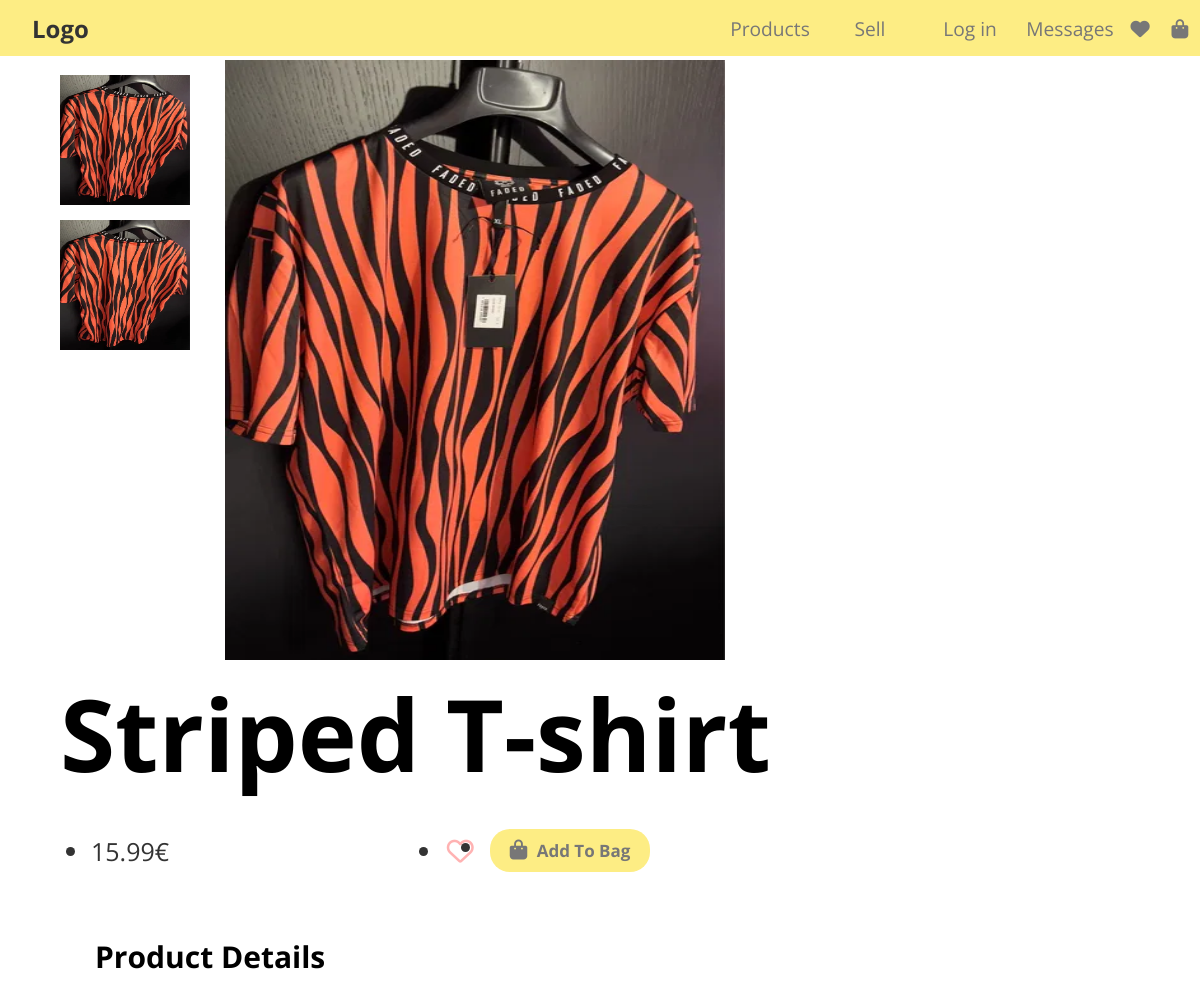
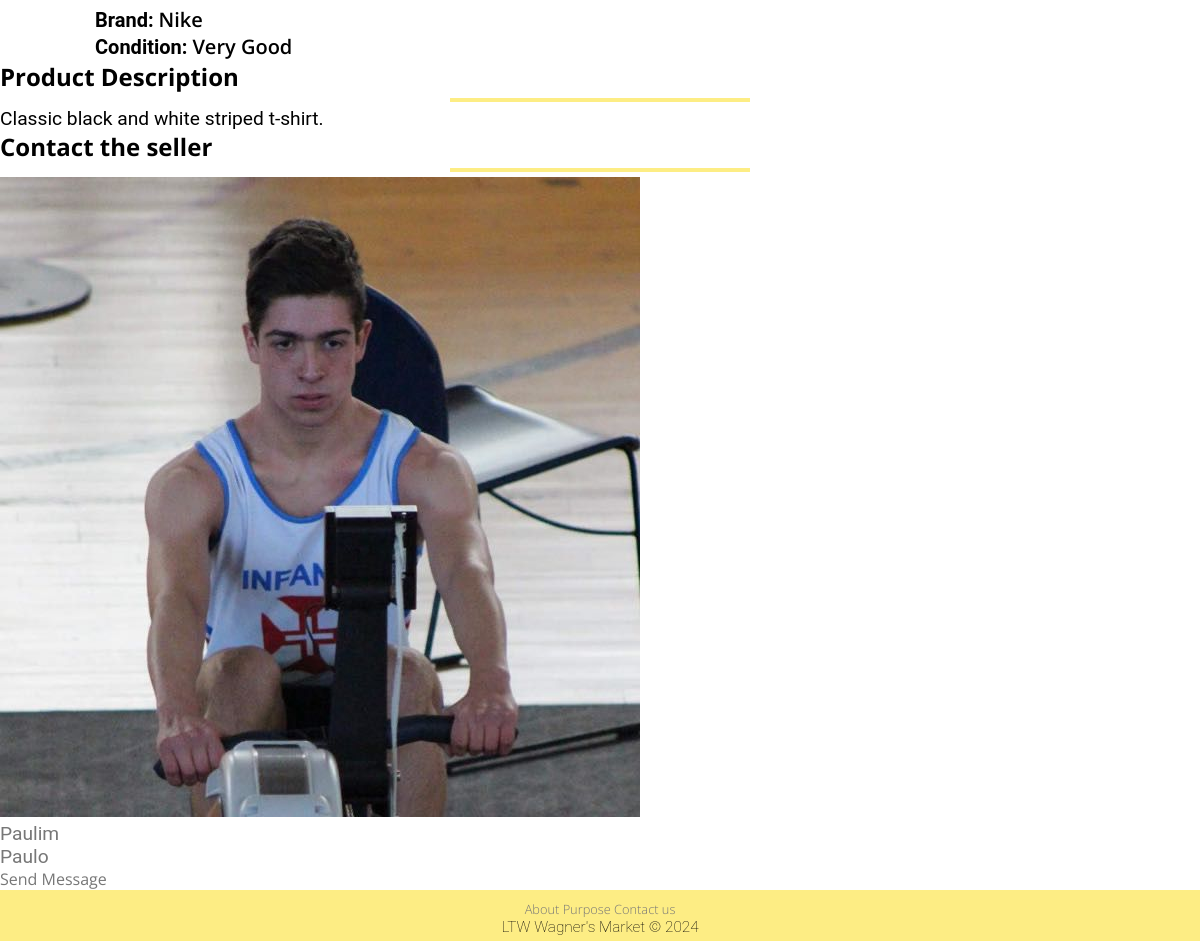
The app's page /pages/item.php?id=1 with its own data (2 pictures, top to bottom).
### tables this page shows
CREATE TABLE IMAGE(
    ImageId INTEGER PRIMARY KEY AUTOINCREMENT,
    Path TEXT NOT NULL,
    ItemId INTEGER NOT NULL,
    FOREIGN KEY (ItemId) REFERENCES ITEM (ItemId) ON DELETE CASCADE ON UPDATE CASCADE
);

CREATE TABLE ITEM (
    ItemId INTEGER PRIMARY KEY AUTOINCREMENT,
    UserId INTEGER NOT NULL,
    Title TEXT NOT NULL,
    Price FLOAT NOT NULL,
    Description TEXT NOT NULL,
    Condition TEXT NOT NULL,
    Size TEXT NOT NULL,
    Brand TEXT NOT NULL,
    ImagePath TEXT NOT NULL,
    WishlistCounter INTEGER DEFAULT 0,
    Timestamp DATETIME NOT NULL DEFAULT CURRENT_TIMESTAMP,
    CONSTRAINT PriceConstraint CHECK (Price > 0),
    FOREIGN KEY (UserId) REFERENCES USER (UserId) ON DELETE CASCADE ON UPDATE CASCADE,
    FOREIGN KEY (Condition) REFERENCES CONDITION (Condition) ON DELETE CASCADE ON UPDATE CASCADE,
    FOREIGN KEY (Size) REFERENCES SIZE (Size) ON DELETE CASCADE ON UPDATE CASCADE
);

CREATE TABLE USER (
    UserId INTEGER PRIMARY KEY AUTOINCREMENT,
    Name TEXT NOT NULL,
    Username TEXT UNIQUE NOT NULL,
    ProfilePic TEXT NOT NULL,
    Password TEXT NOT NULL,
    Email TEXT UNIQUE NOT NULL,
    Admin BOOLEAN DEFAULT FALSE
);

### public/pages/item.php (called while the page is built, shortened)
<?php
require_once(__DIR__ . '/../utils/session.php');
$session = new Session();
require_once(__DIR__ . '/../../private/database/connection.db.php');
require_once(__DIR__ . '/../../private/database/item.class.php');
require_once(__DIR__ . '/../../private/database/image.class.php');
require_once(__DIR__ . '/../../private/database/user.class.php');
require_once(__DIR__ . '/../../private/templates/common.tpl.php');
require_once(__DIR__ . '/../../private/templates/item.tpl.php');
$db = getDatabaseConnection();
$item = Item::getItem($db, intval($_GET['id']));
$images = Image::getImages($db, $item->itemId);
$user = User::getUser($db, $item->userId);
drawHeader($db, $session);
drawItem($db,$item, $images, $session, $user);
drawFooter();
?>

### public/utils/session.php (called while the page is built, shortened)
<?php
class Session
{
    public function isLoggedIn(): bool
    {
        return isset($_SESSION['id']);
    }
}
?>

### private/database/image.class.php (called while the page is built, shortened)
<?php
class Image
{
    public function __construct(int $imageId, string $path, int $itemId)
    {
        $this->path = $path;
    }
    static function getImages(PDO $db, int $itemId): array
    {
        $stmt = $db->prepare('
                SELECT ImageId, Path, ItemId
                FROM IMAGE
                WHERE ItemId = ?
            ');
        $stmt->execute(array($itemId));
        $images = array();
        while ($image = $stmt->fetch()) {
            $images[] = new Image(
                $image['ImageId'],
                $image['Path'],
                $image['ItemId']
            );
        }
        return $images;
    }
}
?>

### private/database/item.class.php (called while the page is built, shortened)
<?php
class Item
{
    public function __construct(int $itemId, int $userId, string $title, float $price, string $description, string $condition, string $size, string $brand, string $imagePath, int $wishlistCounter, string $timeStamp)
    {
        $this->itemId = $itemId;
        $this->userId = $userId;
        $this->title = $title;
        $this->price = $price;
        $this->description = $description;
        $this->condition = $condition;
        $this->brand = $brand;
        $this->imagePath = $imagePath;
    }
    static function getItem(PDO $db, int $id): Item
    {
        $stmt = $db->prepare('SELECT ItemId, UserId, Title, Price, Description, Condition, Size, Brand, ImagePath, WishlistCounter, Timestamp FROM ITEM WHERE ItemId = ?');
        $stmt->execute(array($id));
        $item = $stmt->fetch();
        return new Item(
            $item['ItemId'],
            $item['UserId'],
            $item['Title'],
            $item['Price'],
            $item['Description'],
            $item['Condition'],
            $item['Size'],
            $item['Brand'],
            $item['ImagePath'],
            $item['WishlistCounter'],
            $item['Timestamp']
        );
    }
}
?>

### private/database/user.class.php (called while the page is built, shortened)
<?php
class User
{
    public function __construct(int $userId, string $name, string $username, string $profilePic, string $email, bool $admin)
    {
        $this->userId = $userId;
        $this->name = $name;
        $this->username = $username;
        $this->profilePic = $profilePic;
    }
    static function getUser(PDO $db, int $id): User
    {
        $stmt = $db->prepare('SELECT * FROM USER WHERE UserId = ?');
        $stmt->execute(array($id));
        $user = $stmt->fetch();
        $admin = $user['Admin'] == 1;
        return new User(
            $user['UserId'],
            $user['Name'],
            $user['Username'],
            $user['ProfilePic'],
            $user['Email'],
            $admin
        );
    }
}
?>

### private/templates/common.tpl.php (the view, shortened to what this page needs)
<?php
require_once (__DIR__ . '/../database/user.class.php');
require_once (__DIR__ . '/../../public/utils/session.php');
?>
<?php function drawHeader(PDO $db, Session $session)
{ ?>
    <!DOCTYPE html>
    <html lang="en-US">
    <head>
        <link rel="stylesheet" href="../css/style.css">
    </head>
    <body>
        <header>
            <section class="header-left">
                <a class="logo" href="../pages/index.php">Logo</a>
            </section>
            <nav class="header-right">
                    <section id="header-products">
                        <a  href="search.php">Products</a>
                    </section>
                    <?php
                    if ($session->isLoggedIn()) { ?>
                        <a href="../pages/publish_add.php">Sell</a>
                        <nav id="header-profile">
                            <a href="../pages/profile.php">Profile</a>
                            <?php drawProfileForm($db, $session); ?>
                        </nav>
                        <a href="../pages/messages.php">Messages</a>
                        <a href="../pages/wishlist.php"><i class="fas fa-heart"></i></a>
                        <a href="../pages/shopping_bag.php"><i class="fas fa-shopping-bag"></i></a>
                    <?php } else { ?>
                        <a class="not-logged-in">Sell</a>
                        <nav id="header-profile">
                            <a class="not-logged-in">Log in</a>
                        </nav>
                        <a class="not-logged-in">Messages</a>
                        <a class="not-logged-in"><i class="fas fa-heart"></i></a>
                        <a class="not-logged-in"><i class="fas fa-shopping-bag"></i></a>
                    <?php }?>
            </nav>
        </header>
    <?php } ?>
    <?php function drawFooter()
    { ?>
        <footer>
            <nav>
                <a href="#">About</a>
                <a href="#">Purpose</a>
                <a href="#">Contact us</a>
            </nav>
            <p>LTW Wagner's Market &copy; 2024</p>
        </footer>
    </body>
    </html>
<?php } ?>

### private/templates/item.tpl.php (shortened to what this page needs)
<?php
require_once(__DIR__ . '/../database/item.class.php');
require_once(__DIR__ . '/../database/image.class.php');
require_once(__DIR__ . '/../database/user.class.php');
?>
<?php function drawItem(PDO $db, Item $item, array $images, Session $session, $user) { ?>
    <section class="item-info-and-images">
        <section id="images" class="col-2">
            <section class="sideImagesContainer">
                    <?php foreach($images as $image) { ?>
                        <img src="/<?= $image->path ?>" class="sideImage">
                    <?php } ?>
            </section>
            <section class="main_image">
                <img src="/<?= $item->imagePath ?>" id="mainImage">
            </section>
        </section>
        <section id="information" class="col-2">
            <article id="mainInfo">
                <h1><?=$item->title?></h1>
                <ul>
                    <li>
                        <?=number_format($item->price, 2)?>€
                    </li>
                    <li id="wishlist">
                        <?php if(!$session->isLoggedIn()) { ?>
                            <button id="not-logged-in" type="button" class="wishlist-button" disabled>
                                <i class="fa-regular fa-heart"></i>
                            </button>
                        <?php } elseif (Wishlist::isInWishlist($db, $session->getId(), $item->itemId)) { ?>
                            <button id="<?= $item->itemId ?>" type="button" class="wishlist-button">
                                <i class="fa-solid fa-heart"></i>
                            </button>
                        <?php } else { ?>
                            <button id="<?= $item->itemId ?>" type="button" class="wishlist-button">
                                <i class="fa-regular fa-heart"></i>
                            </button>
                        <?php } ?>
                    </li>
                    <li id="bag">
                        <?php if(!$session->isLoggedIn()) { ?>
                        <button id="not-logged-in" type="button" class="bag-button" disabled>
                            <i class="fa-solid fa-bag-shopping"></i> Add To Bag
                        </button>
                        <?php } elseif (Cart::isInShoppingBag($db, $session->getId(), $item->itemId)) { ?>
                            <button id="<?= $item->itemId ?>" type="button" class="bag-button remove-from-bag">
                                <i id="bag-icon" class="fa-solid fa-bag-shopping"></i>Remove From Cart
                            </button>
                        <?php } else { ?>
                            <button id="<?= $item->itemId ?>" type="button" class="bag-button add-to-bag">
                                <i id="bag-icon" class="fa-solid fa-bag-shopping"></i>Add To Cart
                            </button>
                        <?php } ?>
                    </li>
                </ul>
            </article>
            <h3>Product Details</h3>
            <p>Brand: <span id="brand-name"><?=$item->brand?></span></p>
            <p>Condition: <span id="condition-value"><?=$item->condition?></span></p>
        </section>
    </section>
    <section id="description-seller">
        <h2>Product Description</h2>
        <hr class="line-yellow">
        <p class="description"><?=$item->description?></p>
        <h2>Contact the seller</h2>
        <hr class="line-yellow">
        <div class="box_yellow">
            <section id="sellerInfo">
                <div class="profilePic">
                    <a href="../pages/profile.php">
                        <img src= "/<?= $user->profilePic ?>">
                    </a>
                </div>
                <div class="sellerDetails">
                    <a href="../pages/profile.php">
                        <p class="username"><?=$user->username?></p>
                    </a>
                    <a href="../pages/profile.php">
                        <p class="name"><?=$user->name ?></p>
                    </a>
                </div>
                <a href="../pages/messages.php?otherUserId=<?=$user->userId?>" class="sendMessageButton">Send Message</a>
            </section>
        </div>
    </section>
<?php } ?>

### public/css/style.css (style rules this page uses)
* { margin: 0; padding: 0; box-sizing: border-box; font-family: 'Open Sans', sans-serif; }
p { font-family: 'Roboto', sans-serif; font-size: 1.2em; }
header, .logo, a { color: #777; text-decoration: none; transition: color 0.3s; }
h3 { font-size: 1.3em; }
h2 { font-size: 1.5em; }
button, .button { color: #777; background: rgba(253, 237, 132, 1); border: none; padding: .5em .5em; margin: .2em; border-radius: 30px; transition: 0.3s; }
.line-yellow { width: 300px; height: 0.25em; background-color: rgba(253, 237, 132, 1); border: none; margin: 5px auto; }
header { height: 3.5rem; display: grid; grid-template-columns: 1.5fr 1fr; background-color: rgba(253, 237, 132, 1); position: fixed; top: 0; width: 100%; z-index: 1; }
.header-left { align-content: center; }
.header-right { font-size: 1.2em; display: grid; grid-template-columns: repeat(4, 1fr) .4fr .4fr; justify-items: center; align-items: center; }
.logo { font-weight: 700; font-size: 1.5em; color: #333; padding-left: 2rem; }
footer { font-family: 'Roboto', sans-serif; font-weight: 100; font-size: 0.8em; text-align: center; background: rgba(253, 237, 132, 1); padding: 10px 0 5px 0; bottom: 0; left: 0; right: 0; }
#images { margin-top: 5%; margin-left: 5%; display: flex; }
#mainImage { width: 500px; max-height: 600px; height: auto; margin-left: 35px; cursor: pointer; }
.sideImagesContainer { overflow-y: auto; width: 130px; height: 580px; margin-top: 15px; display: flex; flex-direction: column; align-items: flex-start; }
.sideImage { width: 130px; height: 130px; margin-bottom: 15px; cursor: pointer; }
.wishlist-button { background: none; border: none; padding: 0; cursor: pointer; }
.wishlist-button i { font-size: 27px; color: rgba(255, 0, 0, 0.3); transition: color 0.3s ease; margin-right: 10px; }

### records on screen
image: Path (picture)
image: Path (picture)
item: ImagePath (picture), Title "Striped T-shirt", Price "15.99", Brand "Nike", Condition "Very Good", Description "Classic black and white striped t-shirt."
user: ProfilePic (picture), Username "Paulim", Name "Paulo"
